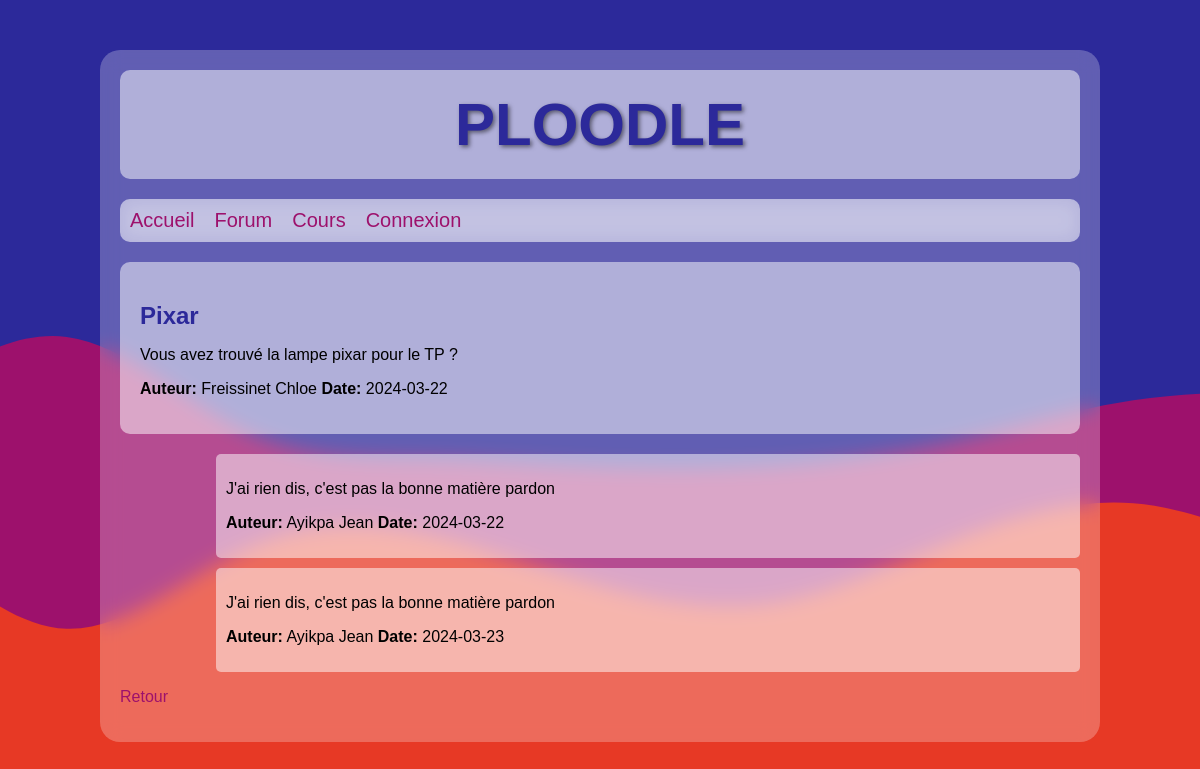
The page /?route=forum&arID=5 on the database its author committed.
### tables this page shows
CREATE TABLE `article` (
  `arID` int(11) NOT NULL,
  `arTitre` text NOT NULL,
  `arContenu` text NOT NULL,
  `arAuteur` int(11) NOT NULL,
  `arDate` date NOT NULL
);

CREATE TABLE `user` (
  `usID` int(11) NOT NULL,
  `usNom` text NOT NULL,
  `usPrenom` text NOT NULL,
  `usLogin` text NOT NULL,
  `usPass` text NOT NULL,
  `usAdmin` tinyint(1) NOT NULL,
  `usNiveau` int(11) NOT NULL,
  `usFormation` int(11) NOT NULL
);

CREATE TABLE `commentaire` (
  `coID` int(11) NOT NULL,
  `coArticleID` int(11) NOT NULL,
  `coContenu` text NOT NULL,
  `coAuteur` int(11) NOT NULL,
  `coDate` date NOT NULL
);

### models/forumModel.php (called while the page is built, shortened)
<?php
function getArticle($arID): array {
    $db = bdConnect();
    $query = "SELECT arID, arTitre, arContenu, usNom, usPrenom, arDate FROM article, user WHERE arID = :arID AND arAuteur = usID";
    $stmt = $db->prepare($query);
    $stmt->execute(array(':arID' => $arID));
    $article = $stmt->fetch(PDO::FETCH_ASSOC);
    return $article;
}
function getComments($arID): array {
    $db = bdConnect();
    $query = "SELECT * FROM commentaire, user WHERE coArticleID = :arID AND coAuteur = usID ORDER BY (coID)";
    $stmt = $db->prepare($query);
    $stmt->bindParam(':arID', $arID);
    $stmt->execute();
    $commentaire = $stmt->fetchAll(PDO::FETCH_ASSOC);
    return $commentaire;
}

### views/forum_article.php (the view, shortened to what this page needs)
<?php
echo '<section>',
    '<h2>' . $article['arTitre'] . '</h2>',
    '<p>' . $article['arContenu'] . '</p>',
    '<p><strong>Auteur:</strong> ' . $article['usNom'] . ' ' . $article['usPrenom'],
    ' <strong>Date:</strong> ' . $article['arDate'] . '</p>',
'</section>';
if (!empty($comments)) {
    echo '<div class="comments">';
    foreach ($comments as $comment) {
        echo '<section class="comment">',
            '<p>' . $comment['coContenu'] . '</p>',
            '<p><strong>Auteur:</strong> ' . $comment['usNom'] . ' ' . $comment['usPrenom'],
            ' <strong>Date:</strong> ' . $comment['coDate'] . '</p>',
        '</section>';
    }
    echo '</div>';
} else {
    echo '<p>Aucun commentaire pour cet article.</p>';
}

### styles/style2.css (style rules this page uses)
:root { --primary: rgb(44, 41, 154); --secondary: rgba(157, 17, 108, 1); --tertiary: rgba(231, 57, 37, 1); }
body { margin: 0; font-family: Arial, sans-serif; background: url('../img/wave.svg') no-repeat center center fixed; background-size: cover; }
section, .box { margin-bottom: 20px; padding: 20px; background: rgba(255, 255, 255, 0.5); border-radius: 10px; }
h1, h2, h3, h4 { font-weight: bold; color: var(--primary); }
h2 { font-size: 24px; margin-bottom: 15px; }
.comments { margin-top: 20px; width: 90%; margin-left: 10%; }
.comment { background-color: rgba(255, 255, 255, 0.5); padding: 10px; margin-bottom: 10px; border-radius: 5px; }

### rows shown on the page
article: arTitre "Pixar", arContenu "Vous avez trouvé la lampe pixar pour le TP ?", arAuteur.usNom "Freissinet", arAuteur.usPrenom "Chloe", arDate "2024-03-22"
commentaire: coContenu "J'ai rien dis, c'est pas la bonne matière pardon", coAuteur.usNom "Ayikpa", coAuteur.usPrenom "Jean", coDate "2024-03-22"
commentaire: coContenu "J'ai rien dis, c'est pas la bonne matière pardon", coAuteur.usNom "Ayikpa", coAuteur.usPrenom "Jean", coDate "2024-03-23"
